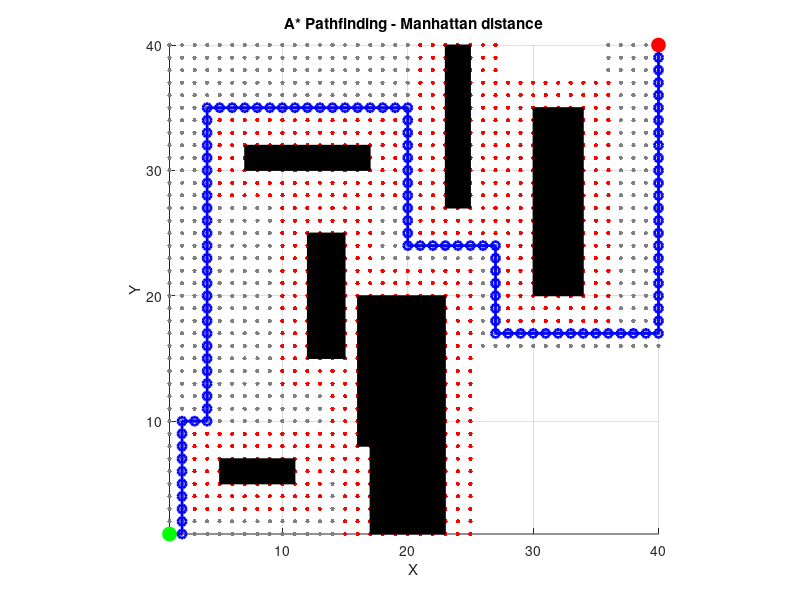

This figure's MATLAB source:
function A_star_pathfinding
    tic
    % Environment size
    MAX_ROWS = 40;
    MAX_COLS = 40;
    TOTAL_NODES = MAX_ROWS * MAX_COLS;
    LARGE_VALUE = 9999;

    % Start and goal positions
    startX = 1; startY = 1;
    goalX = 40; goalY = 40;

    % Obstacles [x1, y1, width, height]
    obstaclesrec = {[5,5,6,2],[12,15,3,10],[16,8,1,12],[30,20,4,15],[17,1,6,19],[7,30,10,2],[23,27,2,13]};

    % Define object size
    objectSize = 4; % Considering an object of 4*4

    % Perform A* search and receive parents array for path plotting
    [parents, searchArea] = aStarSearch(startX, startY, goalX, goalY, MAX_COLS, MAX_ROWS, TOTAL_NODES, LARGE_VALUE, obstaclesrec);
    toc

    % Plot the environment, obstacles, and the path
    plotEnvironmentAndPath(parents, searchArea, startX, startY, goalX, goalY, MAX_COLS, obstaclesrec, objectSize);
end

function idx = xyToIndex(x, y, MAX_COLS)
    idx = (y - 1) * MAX_COLS + (x - 1) + 1;
end

function [x, y] = indexToXY(idx, MAX_COLS)
    x = mod(idx - 1, MAX_COLS) + 1;
    y = floor((idx - 1) / MAX_COLS) + 1;
end

function distance = calculateDistance(x1, y1, x2, y2)
    distance = abs(x1 - x2) + abs(y1 - y2);
end

% When not considering obstacle expansion
% function isValid = isValidPosition(x, y, MAX_COLS, MAX_ROWS, obstaclesrec)
%     isValid = x >= 1 && x <= MAX_COLS && y >= 1 && y <= MAX_ROWS;
%     for i = 1:length(obstaclesrec)
%         obstacle = obstaclesrec{i};
%         if x >= obstacle(1) && x <= obstacle(1) + obstacle(3) && ...
%            y >= obstacle(2) && y <= obstacle(2) + obstacle(4)
%             isValid = false;
%             break;
%         end
%     end
% end

function isValid = isValidPosition(x, y, MAX_COLS, MAX_ROWS, obstaclesrec)
    isValid = x >= 1 && x <= MAX_COLS && y >= 1 && y <= MAX_ROWS;
    expansion = 2; % Expand obstacle area by 2 nodes on each side

    for i = 1:length(obstaclesrec)
        obstacle = obstaclesrec{i};
        % Adjust obstacle coordinates to include the expansion
        obstacleExpanded = [obstacle(1) - expansion, obstacle(2) - expansion, ...
                            obstacle(3) + 2*expansion, obstacle(4) + 2*expansion];

        if x >= obstacleExpanded(1) && x <= obstacleExpanded(1) + obstacleExpanded(3) && ...
           y >= obstacleExpanded(2) && y <= obstacleExpanded(2) + obstacleExpanded(4)
            isValid = false;
            break;
        end
    end
end

function [openList, closedList, g, h, f, parents] = initializeGrid(TOTAL_NODES, LARGE_VALUE)
    openList = false(1, TOTAL_NODES);
    closedList = false(1, TOTAL_NODES);
    g = ones(1, TOTAL_NODES) * LARGE_VALUE;
    h = ones(1, TOTAL_NODES) * LARGE_VALUE;
    f = ones(1, TOTAL_NODES) * LARGE_VALUE;
    parents = -ones(1, TOTAL_NODES);
end

function [parents, searchArea] = aStarSearch(startX, startY, goalX, goalY, MAX_COLS, MAX_ROWS, TOTAL_NODES, LARGE_VALUE, obstaclesrec)
    [openList, closedList, g, h, f, parents] = initializeGrid(TOTAL_NODES, LARGE_VALUE);

    searchArea = false(1, TOTAL_NODES); % Initialize search area tracking
    
    startIdx = xyToIndex(startX, startY, MAX_COLS);
    goalIdx = xyToIndex(goalX, goalY, MAX_COLS);
    g(startIdx) = 0;
    h(startIdx) = calculateDistance(startX, startY, goalX, goalY);
    f(startIdx) = h(startIdx);
    openList(startIdx) = true;

    while true
        currentIdx = -1;
        minF = LARGE_VALUE;
        for i = 1:TOTAL_NODES
            if openList(i) && f(i) < minF
                minF = f(i);
                currentIdx = i;
            end
        end

        if currentIdx == -1
            disp('Path not found.');
            return;
        end

        if currentIdx == goalIdx
            return; % Parents array will be used for path reconstruction
        end

        openList(currentIdx) = false;
        closedList(currentIdx) = true;

        [currentX, currentY] = indexToXY(currentIdx, MAX_COLS);

        % Only consider orthogonal neighbors
        neighborOffsets = [0 1; 0 -1; -1 0; 1 0]; % Up, Down, Left, Right
        for i = 1:size(neighborOffsets, 1)
            dx = neighborOffsets(i, 1);
            dy = neighborOffsets(i, 2);

            newX = currentX + dx;
            newY = currentY + dy;

            if newX < 1 || newX > MAX_COLS || newY < 1 || newY > MAX_ROWS
                continue; % Skip out-of-bounds
            end
            
            if ~isValidPosition(newX, newY, MAX_COLS, MAX_ROWS, obstaclesrec)
                continue; % Skip if not a valid position
            end

            neighborIdx = xyToIndex(newX, newY, MAX_COLS);
            if closedList(neighborIdx)
                continue; % Skip if already processed
            end

            tentativeG = g(currentIdx) + 1; % Orthogonal move cost is 1

            if ~openList(neighborIdx) || tentativeG < g(neighborIdx)
                parents(neighborIdx) = currentIdx;
                g(neighborIdx) = tentativeG;
                h(neighborIdx) = abs(newX - goalX) + abs(newY - goalY); % Manhattan distance
                f(neighborIdx) = g(neighborIdx) + h(neighborIdx);
                openList(neighborIdx) = true;
                searchArea(neighborIdx) = true;
            end
        end
    end
    return; % Return both parents and searchArea for plotting
end

function plotEnvironmentAndPath(parents, searchArea, startX, startY, goalX, goalY, MAX_COLS, obstaclesrec, objectSize)
    [pathX, pathY, totalPathDistance] = reconstructPath(parents, goalX, goalY, startX, startY, MAX_COLS);

    figure; hold on; axis equal; grid on; axis([1 40 1 40]);
    title('A* Pathfinding - Manhattan distance'); xlabel('X'); ylabel('Y');

    % Convert searchArea into (x, y) coordinates for plotting
    [searchY, searchX] = find(searchArea);
    for i = 1:length(searchX)
        [x, y] = indexToXY(searchX(i), MAX_COLS);
        plot(x, y, '.', 'MarkerEdgeColor', [0.5 0.5 0.5], 'MarkerSize', 10);
    end

    % Plot expanded obstacles
    for i = 1:length(obstaclesrec)
            rect = obstaclesrec{i};
            % Calculate the center of the rectangle for plotting
            centerX = rect(1) + rect(3)/2;
            centerY = rect(2) + rect(4)/2;
            expansion = floor(objectSize/2);
            % Calculate expanded rectangle parameters
            expandedX = centerX - (rect(3)/2 + expansion);
            expandedY = centerY - (rect(4)/2 + expansion);
            expandedWidth = rect(3) + 2*expansion;
            expandedHeight = rect(4) + 2*expansion;
            % Plot a rectangle or use a scatter plot if you want to match the searched area style more closely
            % Here we use scatter for individual points to closely mimic the 'yo' marker style but in light blue
            [X, Y] = meshgrid(expandedX:expandedX+expandedWidth, expandedY:expandedY+expandedHeight);
            scatter(X(:), Y(:), 'MarkerEdgeColor', [1, 0, 0], 'Marker', '.', 'SizeData', 100); % Light blue color
            hold on;
    end
    
    % Plot obstacles
    for i = 1:length(obstaclesrec)
        obstacle = obstaclesrec{i};
        rectangle('Position', [obstacle(1), obstacle(2), obstacle(3), obstacle(4)], 'FaceColor', [0 0 0]); % black color
    end
    
    % Plot path
    plot(pathX, pathY, 'b-o', 'LineWidth', 2);
    
    % Plot start and goal points
    plot(startX, startY, 'go', 'MarkerSize', 10, 'MarkerFaceColor', [0 1 0]); % green color
    plot(goalX, goalY, 'ro', 'MarkerSize', 10, 'MarkerFaceColor', [1 0 0]); % red color

    fprintf('Total path distance: %.2f units\n', totalPathDistance);
    
    hold off;
end

function [pathX, pathY, totalPathDistance] = reconstructPath(parents, goalX, goalY, startX, startY, MAX_COLS)
    idx = xyToIndex(goalX, goalY, MAX_COLS);
    pathX = goalX; % Initialize with the goal position
    pathY = goalY; % Initialize with the goal position
    totalPathDistance = 0; % Initialize total path distance
    
    while parents(idx) ~= -1
        nextIdx = parents(idx);
        [nextX, nextY] = indexToXY(nextIdx, MAX_COLS);
        
        % Determine if the movement is diagonal or orthogonal by comparing X and Y differences
        if abs(nextX - pathX(1)) == 1 && abs(nextY - pathY(1)) == 1
            totalPathDistance = totalPathDistance + sqrt(2); % Diagonal movement
        else
            totalPathDistance = totalPathDistance + 1; % Orthogonal movement
        end
        
        % Prepend the new position to the path
        pathX = [nextX, pathX];
        pathY = [nextY, pathY];
        
        idx = nextIdx; % Move to the next node in the path
    end
    
    % No need to add the start position to the beginning
    % because we start from the goal
end